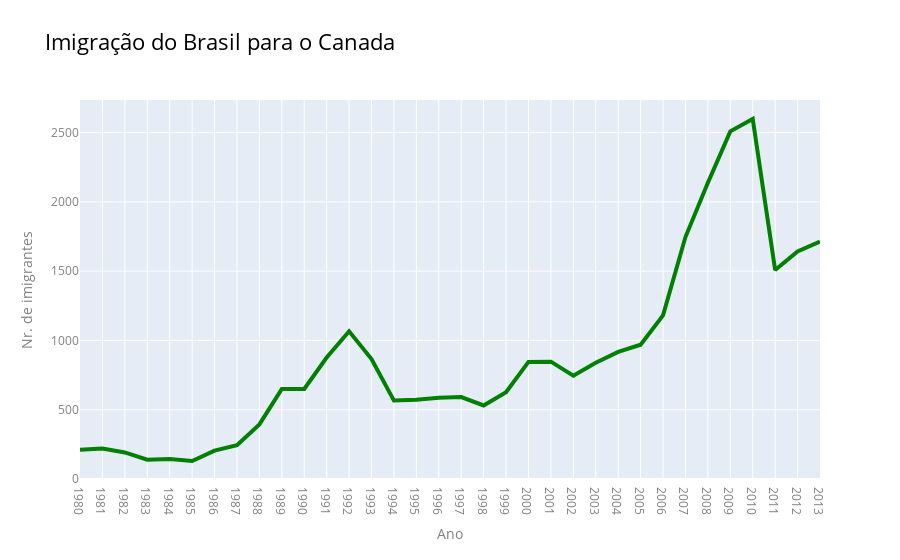

Notebook cell for this chart:
### Code cell
fig = px.line(dados_brasil, x="ano", y="imigrantes", title="Imigração do Brasil para o Canada",)

fig.update_traces(line_color="green", line_width=4)

fig.update_layout(xaxis_title="Ano", 
                  yaxis_title="Nr. de imigrantes", 
                  font_size=12,
                  font_color="grey",
                  title_font_color="black",
                  title_font_size=22,
                  modebar_remove=['zoom', 'pan', 'autoscale'])

fig.show()

### Figure 1 — Plotly figure (JSON) as saved in the notebook; plotly's stock layout.template omitted (floating-point values rounded to 4 significant figures)
{"data": [{"hovertemplate": "ano=%{x}<br>imigrantes=%{y}<extra></extra>", "legendgroup": "", "line": {"color": "green", "dash": "solid", "width": 4}, "marker": {"symbol": "circle"}, "mode": "lines", "name": "", "orientation": "v", "showlegend": false, "type": "scatter", "x": ["1980", "1981", "1982", "1983", "1984", "1985", "1986", "1987", "1988", "1989", "1990", "1991", "1992", "1993", "1994", "1995", "1996", "1997", "1998", "1999", "2000", "2001", "2002", "2003", "2004", "2005", "2006", "2007", "2008", "2009", "2010", "2011", "2012", "2013"], "xaxis": "x", "y": [211, 220, 192, 139, 145, 130, 205, 244, 394, 650, 650, 877, 1066, 866, 566, 572, 586, 591, 531, 626, 845, 847, 745, 839, 917, 969, 1181, 1746, 2138, 2509, 2598, 1508, 1642, 1714], "yaxis": "y"}], "layout": {"font": {"color": "grey", "size": 12}, "legend": {"tracegroupgap": 0}, "modebar": {"remove": ["zoom", "pan", "autoscale"]}, "title": {"font": {"color": "black", "size": 22}, "text": "Imigração do Brasil para o Canada"}, "xaxis": {"anchor": "y", "domain": [0, 1], "title": {"text": "Ano"}}, "yaxis": {"anchor": "x", "domain": [0, 1], "title": {"text": "Nr. de imigrantes"}}}}
